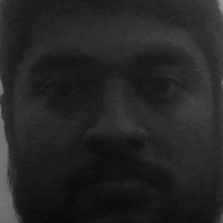
#> input picture TrainingImage/qwerty.2.11.jpg, 223 x 223 px, given in place of the camera
$ python home.py
#> lines starting #> are read from the running program, lines starting #| are printed output that depends on the picture
#> the answer given: 1
### check_camera.py
def camer():
    import cv2
    # Load the cascade
    face_cascade = cv2.CascadeClassifier('haarcascade_frontalface_default.xml')
    # To capture video from webcam.
    cap = cv2.VideoCapture(0)
    while True:
        # Read the frame
        _, img = cap.read()
#> img is the input picture: shape (223, 223, 3); min 9, max 148, mean 36.5
        # Convert to grayscale
        gray = cv2.cvtColor(img, cv2.COLOR_BGR2GRAY)
        # Detect the faces
        faces = face_cascade.detectMultiScale(gray, 1.3, 5, minSize=(30, 30), flags=cv2.CASCADE_SCALE_IMAGE)
#> faces = [[14, 15, 196, 196]]
        # Draw the rectangle around each face
        for (x, y, w, h) in faces:
            cv2.rectangle(img, (x, y), (x + w, y + h), (10, 159, 255), 2)
            # Display
            cv2.imshow('Webcam Check', img)
            # Stop if escape key is pressed
            if cv2.waitKey(1) & 0xFF == ord('a'):
                break
#> this loop made 1 pass; (key q is pressed on pass 1)
#> pass 1, in camer, `cv2.imshow('Webcam Check', img)`:
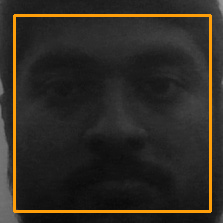
#> window 'Webcam Check': shape (223, 223, 3); mean B, G, R 35.3, 42.3, 46.9
    # Release the VideoCapture object
    cap.release()
    cv2.destroyAllWindows()

#camer()

### home.py
import os  # accessing the os functions
import check_camera,Capture_Image,Train_Image,Recognize
def title_bar():
    os.system('cls')  # for windows
    # title of the program

    print("\t**********************************************")
    print("\t***** Face Recognition Attendance System *****")
    print("\t**********************************************")

def mainMenu():
    title_bar()
    print()
    print(10 * "*", "WELCOME MENU", 10 * "*")
    print("[1] Check Camera")
    print("[2] Capture Faces")
    print("[3] Train Images")
    print("[4] Recognize & Attendance")
    print("[5] Quit")

    while True:
        try:
            choice = int(input("Enter Choice: "))
            if choice == 1:
                print("check camera...")
                checkCamera()
                break
            elif choice == 2:
                print("Capture image from video...")
                CaptureFaces()
                break
            elif choice == 3:
                print("Train images...")
                Trainimages()
                break
            elif choice == 4:
                print("Recognize face...")
                RecognizeFaces()
                break
            elif choice == 5:
                print("Thank You, bye...")
                break
            else:
                print("Invalid Choice. Enter 1-5")
                mainMenu()
        except Exception as e:
            print("Error:", e)
            print("Invalid Choice. Enter 1-5\n Try Again")


#------------Menus-------#
# ---------------------------------------------------------
# calling the camera test function from check camera.py file
def checkCamera():
    check_camera.camer()
    print("For check camera...")
    key = input("Enter any key to return main menu")
    mainMenu()

# --------------------------------------------------------------
# calling the take image function form capture image.py file

def CaptureFaces():
    Capture_Image.takeImages()
    key = input("Enter any key to return main menu")
    mainMenu()

def Trainimages():
    Train_Image.TrainImages()
    key = input("Enter any key to return main menu")
    mainMenu()

def RecognizeFaces():
    Recognize.recognize_attendence()
    key = input("Enter any key to return main menu")
    mainMenu()

mainMenu()
